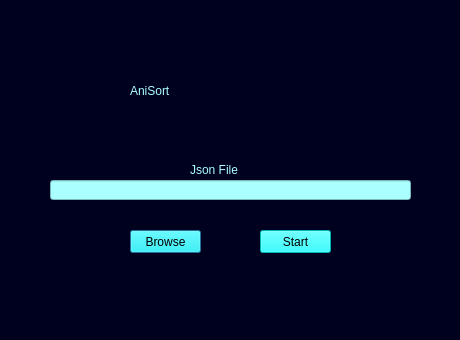
<?xml version="1.0" encoding="UTF-8"?>
<ui version="4.0">
 <class>Dialog</class>
 <widget class="QDialog" name="Dialog">
  <property name="geometry">
   <rect>
    <x>0</x>
    <y>0</y>
    <width>460</width>
    <height>340</height>
   </rect>
  </property>
  <property name="windowTitle">
   <string>Dialog</string>
  </property>
  <property name="styleSheet">
   <string notr="true">background-color: rgb(0, 0, 31);</string>
  </property>
  <widget class="QLabel" name="Title">
   <property name="geometry">
    <rect>
     <x>130</x>
     <y>60</y>
     <width>191</width>
     <height>61</height>
    </rect>
   </property>
   <property name="styleSheet">
    <string notr="true">color:rgb(170, 255, 255);
font: 48pt &quot;Impact&quot;;</string>
   </property>
   <property name="text">
    <string>AniSort</string>
   </property>
  </widget>
  <widget class="QLabel" name="Title2">
   <property name="geometry">
    <rect>
     <x>190</x>
     <y>160</y>
     <width>81</width>
     <height>20</height>
    </rect>
   </property>
   <property name="styleSheet">
    <string notr="true">color: rgb(170, 255, 255);
font: 17pt &quot;Calibri&quot;;</string>
   </property>
   <property name="text">
    <string>Json File</string>
   </property>
  </widget>
  <widget class="QLineEdit" name="JsonFile">
   <property name="geometry">
    <rect>
     <x>50</x>
     <y>180</y>
     <width>361</width>
     <height>20</height>
    </rect>
   </property>
   <property name="styleSheet">
    <string notr="true">background-color: rgb(170, 255, 255);
alternate-background-color: rgb(170, 170, 255);
border-color: rgb(0, 0, 74);</string>
   </property>
   <property name="text">
    <string/>
   </property>
  </widget>
  <widget class="QPushButton" name="browse">
   <property name="geometry">
    <rect>
     <x>130</x>
     <y>230</y>
     <width>71</width>
     <height>23</height>
    </rect>
   </property>
   <property name="styleSheet">
    <string notr="true">background-color: rgb(0, 255, 255);
border-color: rgb(0, 0, 255);</string>
   </property>
   <property name="text">
    <string>Browse</string>
   </property>
  </widget>
  <widget class="QPushButton" name="start">
   <property name="geometry">
    <rect>
     <x>260</x>
     <y>230</y>
     <width>71</width>
     <height>23</height>
    </rect>
   </property>
   <property name="styleSheet">
    <string notr="true">background-color: rgb(0, 255, 255);
border-color: rgb(0, 0, 255);</string>
   </property>
   <property name="text">
    <string>Start</string>
   </property>
  </widget>
 </widget>
 <resources/>
 <connections/>
</ui>
